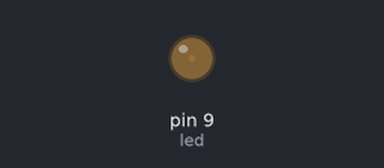
This sketch was run on a simulated Arduino Uno, built with avr-gcc and run on an emulated ATmega328P. Parts: output pins drawn as LEDs (lit = HIGH). What the sketch prints to the serial monitor is not drawn.

Above: at 0.05 s.
At 0.95 s:
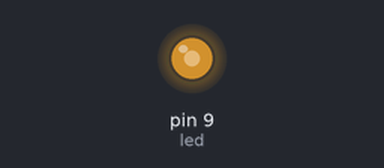
At 1.55 s:
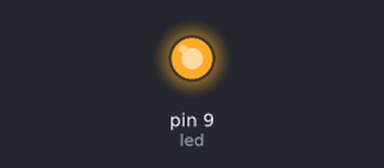
At 2.75 s:
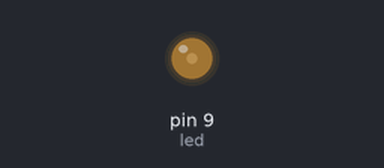
Timing chart, 0 to 7.1 s (numbered marks = the images above):
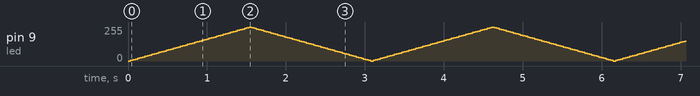

The sketch:

exercicio02.ino
```cpp
int led = 9;
int brilho = 0;
int fade = 5;

void setup() {

  pinMode(led, OUTPUT);

  Serial.begin(9600);
}

void loop() {

  analogWrite(led, brilho);


  Serial.print("LED ");
  Serial.print(led);
  Serial.print(": ");
  if (brilho == 0) {
    Serial.println("Desligado");
  } else if (brilho == 255) {
    Serial.println("Ligado");
  }


  brilho = brilho + fade;


  if (brilho == 0 || brilho == 255) {
    fade = -fade;
  }


  delay(30);
}
```
